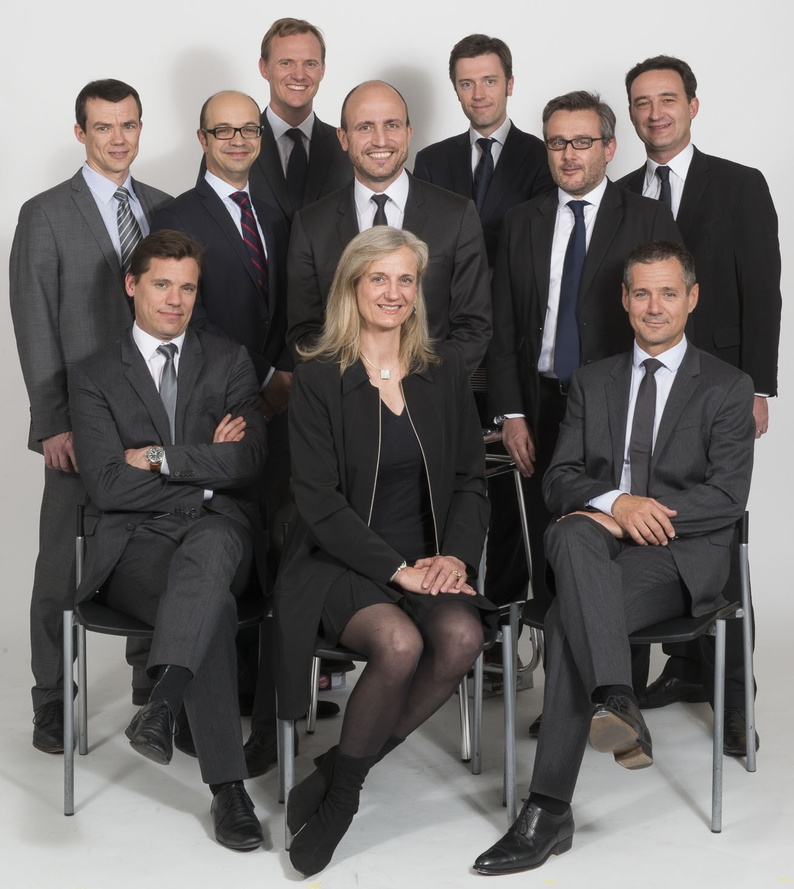
#> input picture back/IA/test_files/DirectEnergie.jpg, 794 x 889 px, shrunk from 1310 x 1468 before the run
$ python main.py test_files/DirectEnergie.jpg
#> lines starting #> are read from the running program, lines starting #| are printed output that depends on the picture; after the words box and inside, x2 and y2 are one past the last pixel; in counts of white or black regions, pixels touching at a corner belong together
import sys
import cv2
import numpy as np

def usage():
    print ("USAGE: python3 main.py <img path>")

def check_args():
    if len(sys.argv) != 2:
        usage()
        sys.exit(84)

def load_image():
    img = cv2.imread(sys.argv[1])
#> img is the input picture: shape (889, 794, 3); mean B, G, R 106.3, 107.6, 111.8
    if type(img) != np.ndarray:
        print ("Error: while opening the image")
        sys.exit(84)
    return img

def to_gray_scale(img):
    return cv2.cvtColor(img, cv2.COLOR_BGR2GRAY)
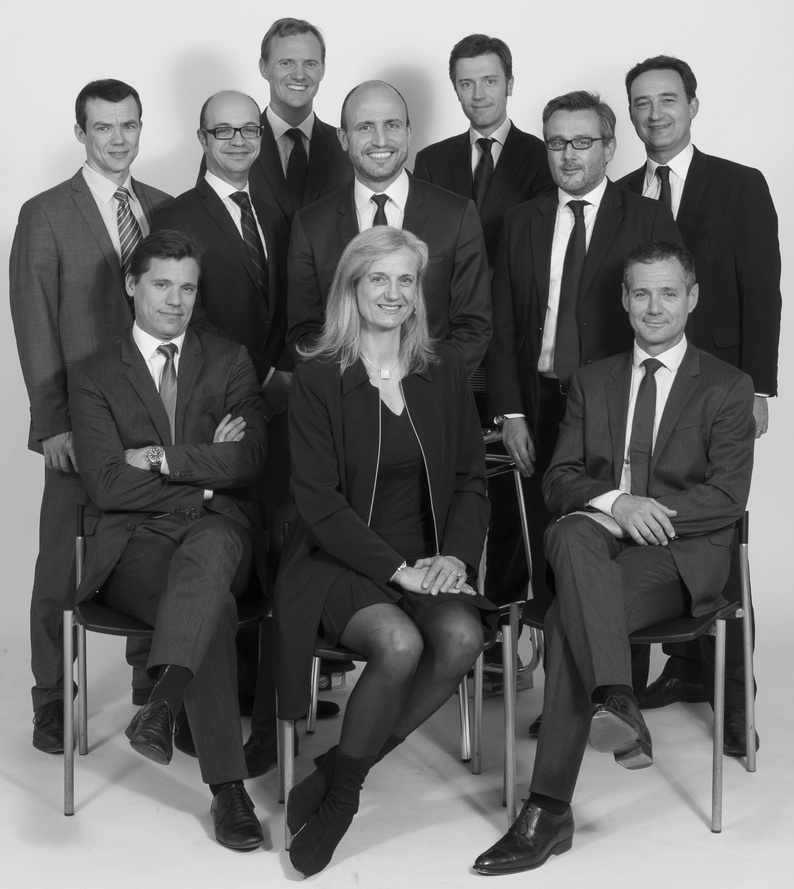
#> returned value: shape (889, 794); min 1, max 252, mean 108.7

def is_near_eyes(sy, eyes_rects):
    for (x, y, w, h) in eyes_rects:
        if y + int(h * 1.5) > sy:
            return True
    return False

def keep_the_two_nearest_eyes(eyes_rects):
    if len(eyes_rects) > 2:
        res = []
        for count, (x, y, w, h) in enumerate(eyes_rects):
            if len(res) < 2:
                res.append(eyes_rects[count])
            else:
                actual = 0
                for (rx, ry, rw, rh) in res:
                    actual += ry
                actual /= 2
                for idx, (rx, ry, rw, rh) in enumerate(res):
                    if (ry + y) / 2 < actual:
                        res.pop(idx)
                        res.append(eyes_rects[count])
        eyes_rects = res
    res = []
    for count, (x, y, w, h) in enumerate(eyes_rects):
        add = True
        for c, (ex, ey, ew, eh) in enumerate(eyes_rects):
            if count != c and x > ex and x < ex + ew and y > ey and y < ey + eh:
                add = False
            elif count != c and x + w > ex and x + w < ex + ew and y + h > ey and y + h < ey + eh:
                add = False
        if add:
            res.append(eyes_rects[count])
    return res

def get_faces_rects(gray, img):
    face_cascade = cv2.CascadeClassifier("./IA/haarcascades/haarcascade_frontalface_default.xml")
    eye_cascades = cv2.CascadeClassifier("./IA/haarcascades/haarcascade_eye.xml")
    smile_cascades = cv2.CascadeClassifier("./IA/haarcascades/haarcascade_smile.xml")
    faces_rects = face_cascade.detectMultiScale(gray, 1.3, 5)
#> faces_rects = [[268, 40, 62, 62], [448, 57, 65, 65], [622, 75, 69, 69], [83, 102, 67, 67], [342, 97, 76, 76], [204, 105, 66, 66], [536, 117, 72, 72], [358, 253, 71, 71], [140, 260, 68, 68], [617, 262, 77, 77], [356, 302, 74, 74]]
    for (x, y, w, h) in faces_rects:
        img = cv2.rectangle(img, (x, y), (x + w, y + h), (255, 0, 0), 2)
        gray_rect = gray[y : y + h, x : x + w]
        eyes_rects = eye_cascades.detectMultiScale(gray_rect, 1.3, 4)
        eyes_rects = keep_the_two_nearest_eyes(eyes_rects)
        for (ex, ey, ew, eh) in eyes_rects:
            img = cv2.rectangle(img, (x + ex, y + ey), (x + ex + ew, y + ey + eh), (0, 255, 0), 2)
        smiles_rects = smile_cascades.detectMultiScale(gray_rect, 1.3, 20)
        for (sx, sy, sw, sh) in smiles_rects:
            if not is_near_eyes(sy, eyes_rects):
                img = cv2.rectangle(img, (x + sx, y + sy), (x + sx + sw, y + sy + sh), (0, 0, 255), 2)
#> this loop made 11 passes
#> (x, y, w, h, eyes_rects) on pass 2: (448, 57, 65, 65, [[30, 14, 21, 21]])
#> pass 1, in get_faces_rects, `img = cv2.rectangle(img, (x, y), (x + w, y + h), (255, 0, 0), 2)`:
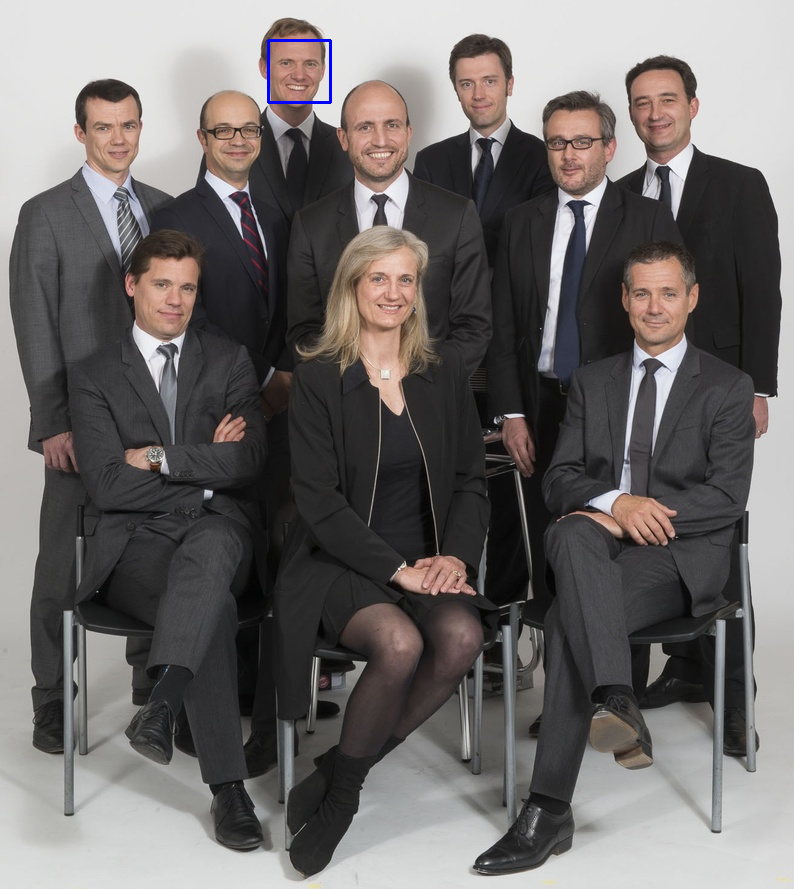
#> img: shape (889, 794, 3); 0.1% of pixels changed, all inside (x1, y1, x2, y2) = (267, 39, 332, 104)
#> pass 1, in get_faces_rects, `gray_rect = gray[y : y + h, x : x + w]`:
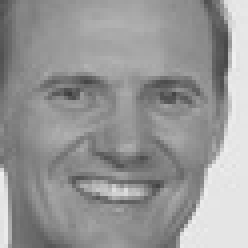
#> gray_rect: shape (62, 62) (shown 4 times larger); min 61, max 240, mean 151
#> pass 2, in get_faces_rects, `img = cv2.rectangle(img, (x, y), (x + w, y + h), (255, 0, 0), 2)`:
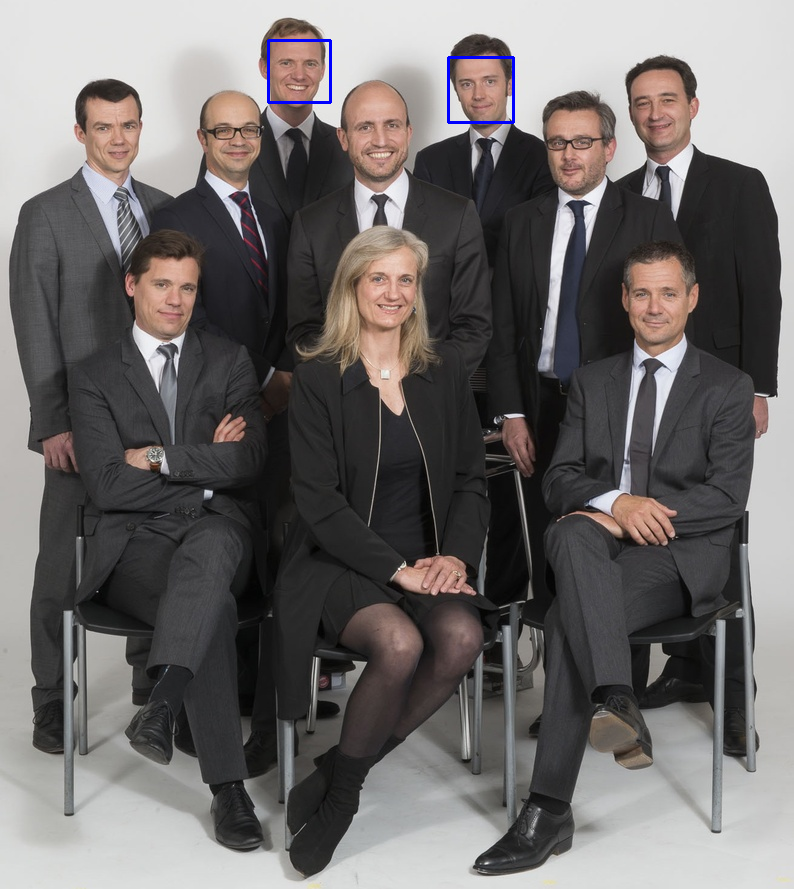
#> img: shape (889, 794, 3); 0.11% of pixels changed, all inside (x1, y1, x2, y2) = (447, 56, 515, 124)
#> pass 2, in get_faces_rects, `gray_rect = gray[y : y + h, x : x + w]`:
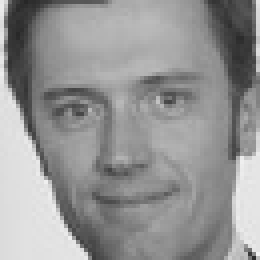
#> gray_rect: shape (65, 65) (shown 4 times larger); min 39, max 242, mean 148.5
#> after the loop:
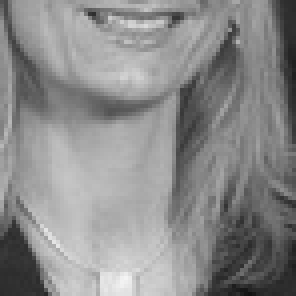
#> gray_rect: shape (74, 74) (shown 4 times larger); min 18, max 244, mean 138.6
#> after the loop:
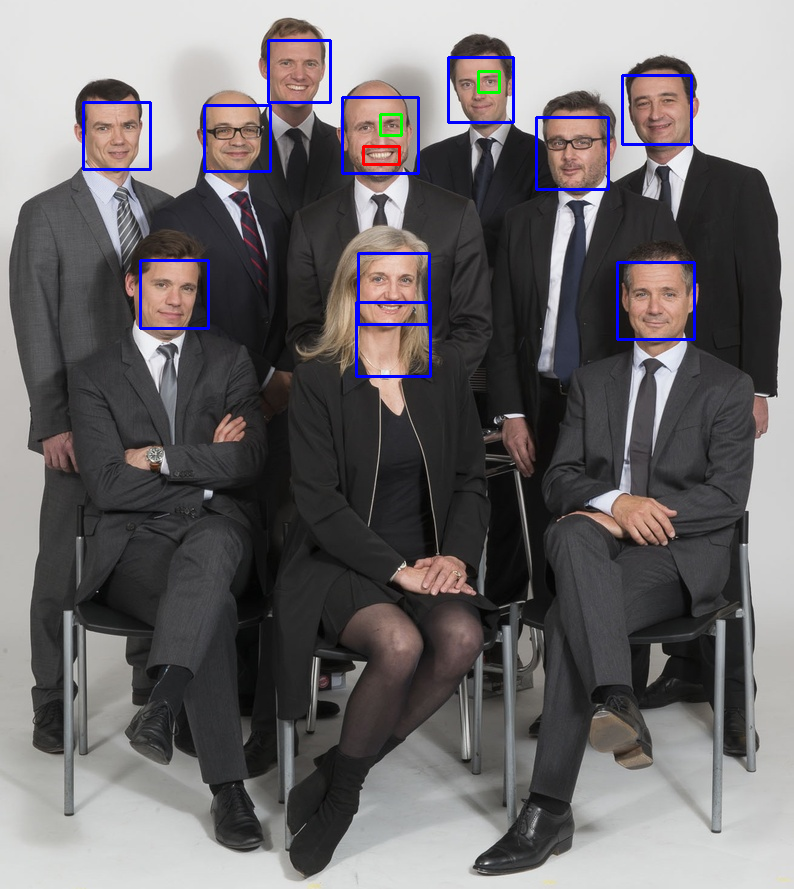
#> img: shape (889, 794, 3); 1.19% of pixels changed, all inside (x1, y1, x2, y2) = (82, 70, 696, 378)
    return img, faces_rects

def face_detection(img):
    gray = to_gray_scale(img)
    img_with_faces_rects, faces_rects = get_faces_rects(gray, img)
    return img_with_faces_rects, faces_rects

def main():
    check_args()
    img = load_image()
    img_with_faces_rects, faces_rects = face_detection(img)
    print ("Faces found :", len(faces_rects))
#| Faces found : 11
    cv2.imshow("img", img_with_faces_rects)
    cv2.waitKey(0)

if __name__ == "__main__":
    main()

$ run again, on back/IA/test_files/mina.jpg
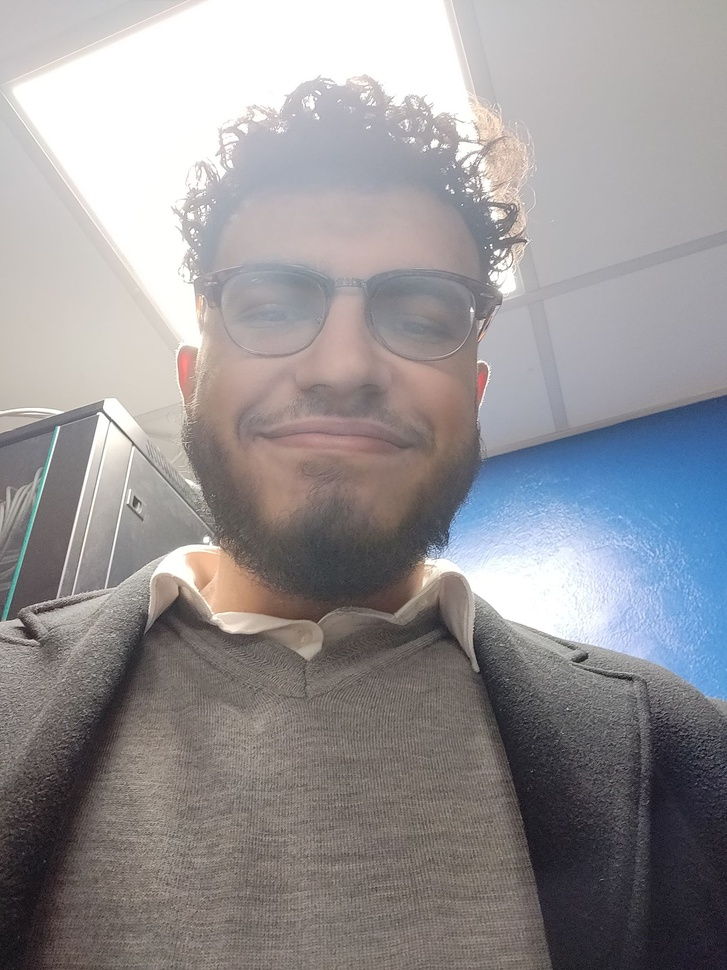
#> input picture back/IA/test_files/mina.jpg, 727 x 970 px, shrunk from 1536 x 2048 before the run
#> in load_image, img is the input picture: shape (970, 727, 3); mean B, G, R 149.8, 147.3, 150
#> in get_faces_rects, `faces_rects = face_cascade.detectMultiScale(gray, 1.3, 5)`: faces_rects = [[198, 186, 300, 300]]
#> the loop in get_faces_rects, `for (x, y, w, h) in faces_rects:` made 1 pass
#> (x, y, w, h, smiles_rects) on pass 1: (198, 186, 300, 300, [[41, 206, 159, 79]])
#> pass 1, in get_faces_rects, `gray_rect = gray[y : y + h, x : x + w]`:
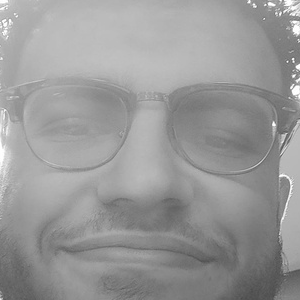
#> gray_rect: shape (300, 300); min 71, max 255, mean 152.5
#> after the loop in get_faces_rects, `for (x, y, w, h) in faces_rects:`:
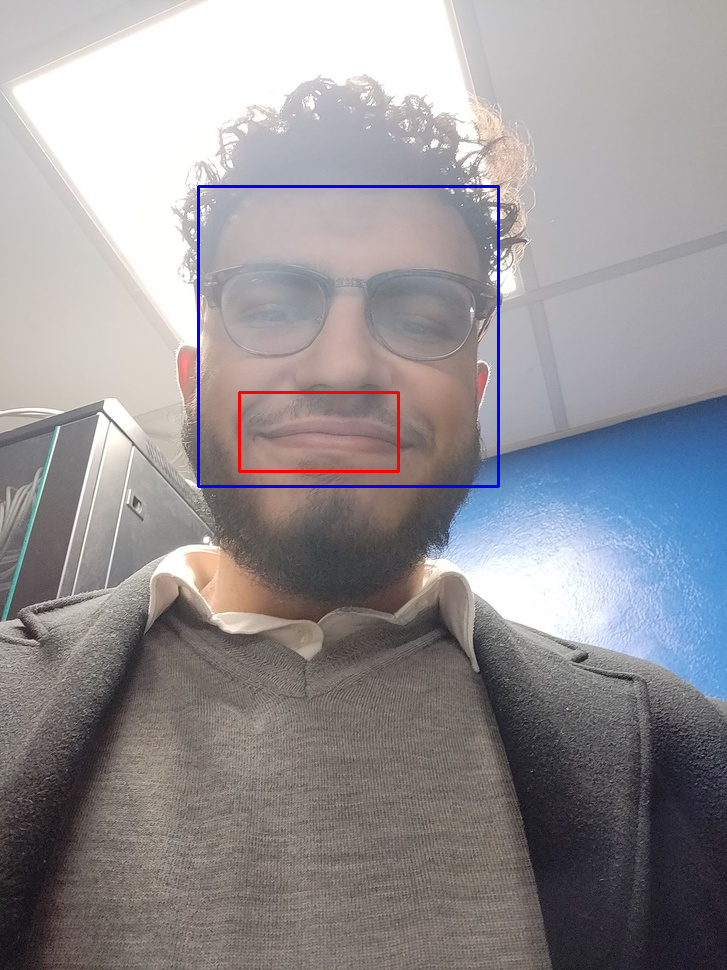
#> img: shape (970, 727, 3); mean B, G, R 150, 146.3, 149.4
#| Faces found : 1

$ run again, on back/IA/test_files/mina2.jpg
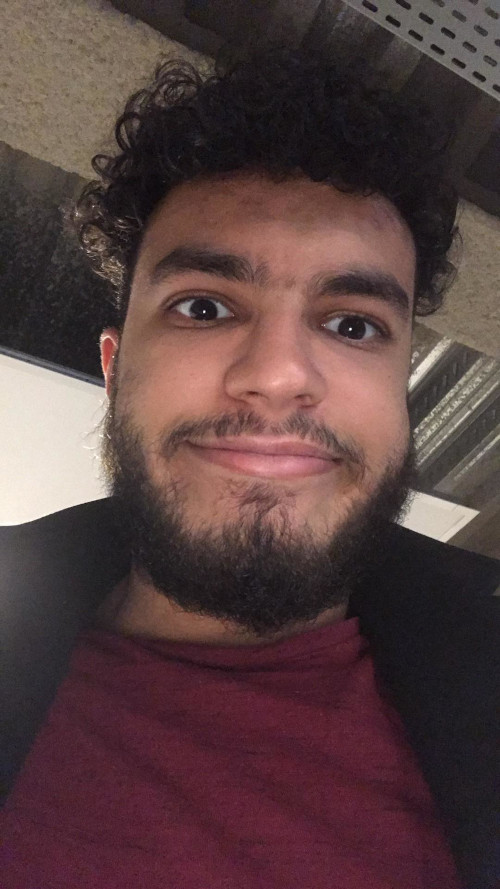
#> input picture back/IA/test_files/mina2.jpg, 500 x 889 px
#> in load_image, img is the input picture: shape (889, 500, 3); mean B, G, R 64.4, 64.2, 87.7
#> in get_faces_rects, `faces_rects = face_cascade.detectMultiScale(gray, 1.3, 5)`: faces_rects = [[95, 173, 362, 362]]
#> the loop in get_faces_rects, `for (x, y, w, h) in faces_rects:` made 1 pass
#> (x, y, w, h, eyes_rects, smiles_rects) on pass 1: (95, 173, 362, 362, [[57, 92, 89, 89], [215, 115, 79, 79]], [[86, 234, 170, 85]])
#> pass 1, in get_faces_rects, `gray_rect = gray[y : y + h, x : x + w]`:
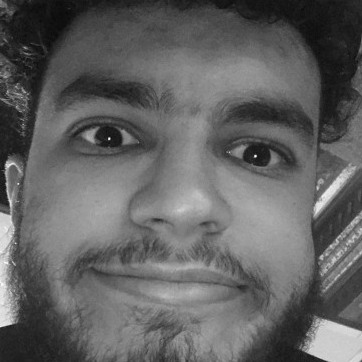
#> gray_rect: shape (362, 362); min 9, max 253, mean 98.1
#> after the loop in get_faces_rects, `for (x, y, w, h) in faces_rects:`:
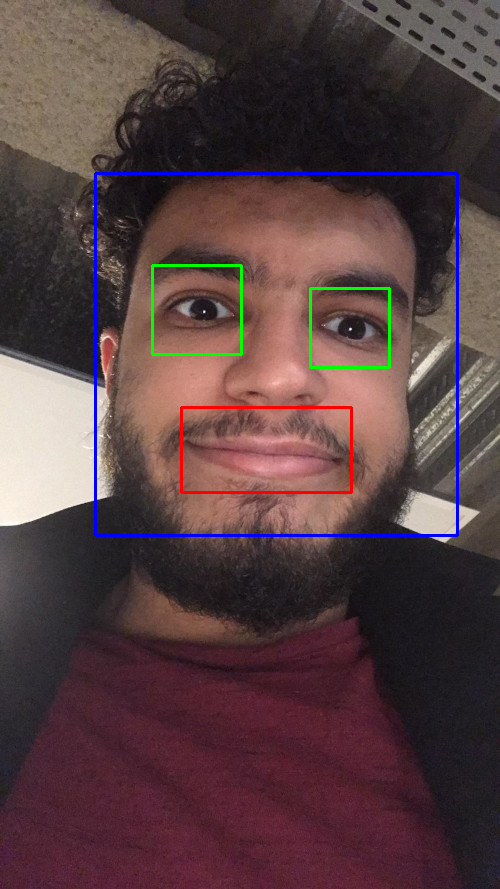
#> img: shape (889, 500, 3); mean B, G, R 65.5, 63.9, 86.7
#| Faces found : 1
